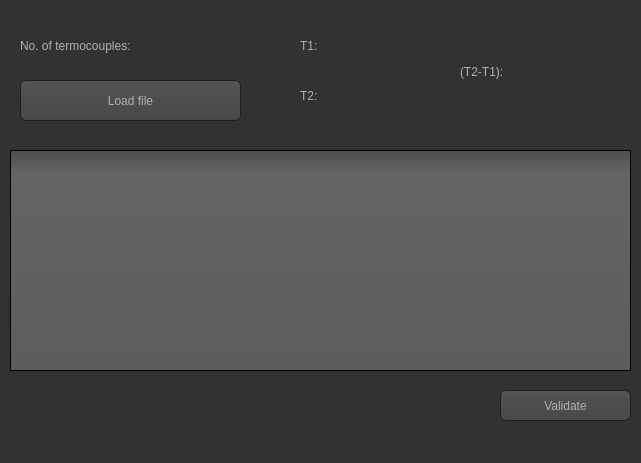
<?xml version="1.0" encoding="UTF-8"?>
<ui version="4.0">
 <class>MainWindow</class>
 <widget class="QMainWindow" name="MainWindow">
  <property name="enabled">
   <bool>true</bool>
  </property>
  <property name="geometry">
   <rect>
    <x>0</x>
    <y>0</y>
    <width>641</width>
    <height>463</height>
   </rect>
  </property>
  <property name="windowTitle">
   <string notr="true">DEMO</string>
  </property>
  <property name="styleSheet">
   <string notr="true">QToolTip
{
     border: 1px solid black;
     background-color: #ffa02f;
     padding: 1px;
     border-radius: 3px;
     opacity: 100;
}

QWidget
{
    color: #b1b1b1;
    background-color: #323232;
}

QTreeView, QListView
{
    background-color: silver;
    margin-left: 5px;
}

QWidget:item:hover
{
    background-color: QLinearGradient( x1: 0, y1: 0, x2: 0, y2: 1, stop: 0 #ffa02f, stop: 1 #ca0619);
    color: #000000;
}

QWidget:item:selected
{
    background-color: QLinearGradient( x1: 0, y1: 0, x2: 0, y2: 1, stop: 0 #ffa02f, stop: 1 #d7801a);
}

QMenuBar::item
{
    background: transparent;
}

QMenuBar::item:selected
{
    background: transparent;
    border: 1px solid #ffaa00;
}

QMenuBar::item:pressed
{
    background: #444;
    border: 1px solid #000;
    background-color: QLinearGradient(
        x1:0, y1:0,
        x2:0, y2:1,
        stop:1 #212121,
        stop:0.4 #343434/*,
        stop:0.2 #343434,
        stop:0.1 #ffaa00*/
    );
    margin-bottom:-1px;
    padding-bottom:1px;
}

QMenu
{
    border: 1px solid #000;
}

QMenu::item
{
    padding: 2px 20px 2px 20px;
}

QMenu::item:selected
{
    color: #000000;
}

QWidget:disabled
{
    color: #808080;
    background-color: #323232;
}

QAbstractItemView
{
    background-color: QLinearGradient( x1: 0, y1: 0, x2: 0, y2: 1, stop: 0 #4d4d4d, stop: 0.1 #646464, stop: 1 #5d5d5d);
}

QWidget:focus
{
    /*border: 1px solid darkgray;*/
}

QLineEdit
{
    background-color: QLinearGradient( x1: 0, y1: 0, x2: 0, y2: 1, stop: 0 #4d4d4d, stop: 0 #646464, stop: 1 #5d5d5d);
    padding: 1px;
    border-style: solid;
    border: 1px solid #1e1e1e;
    border-radius: 5;
}

QPushButton
{
    color: #b1b1b1;
    background-color: QLinearGradient( x1: 0, y1: 0, x2: 0, y2: 1, stop: 0 #565656, stop: 0.1 #525252, stop: 0.5 #4e4e4e, stop: 0.9 #4a4a4a, stop: 1 #464646);
    border-width: 1px;
    border-color: #1e1e1e;
    border-style: solid;
    border-radius: 6;
    padding: 3px;
    font-size: 12px;
    padding-left: 5px;
    padding-right: 5px;
    min-width: 40px;
}

QPushButton:pressed
{
    background-color: QLinearGradient( x1: 0, y1: 0, x2: 0, y2: 1, stop: 0 #2d2d2d, stop: 0.1 #2b2b2b, stop: 0.5 #292929, stop: 0.9 #282828, stop: 1 #252525);
}

QComboBox
{
    selection-background-color: #ffaa00;
    background-color: QLinearGradient( x1: 0, y1: 0, x2: 0, y2: 1, stop: 0 #565656, stop: 0.1 #525252, stop: 0.5 #4e4e4e, stop: 0.9 #4a4a4a, stop: 1 #464646);
    border-style: solid;
    border: 1px solid #1e1e1e;
    border-radius: 5;
}

QComboBox:hover,QPushButton:hover
{
    border: 2px solid QLinearGradient( x1: 0, y1: 0, x2: 0, y2: 1, stop: 0 #ffa02f, stop: 1 #d7801a);
}


QComboBox:on
{
    padding-top: 3px;
    padding-left: 4px;
    background-color: QLinearGradient( x1: 0, y1: 0, x2: 0, y2: 1, stop: 0 #2d2d2d, stop: 0.1 #2b2b2b, stop: 0.5 #292929, stop: 0.9 #282828, stop: 1 #252525);
    selection-background-color: #ffaa00;
}

QComboBox QAbstractItemView
{
    border: 2px solid darkgray;
    selection-background-color: QLinearGradient( x1: 0, y1: 0, x2: 0, y2: 1, stop: 0 #ffa02f, stop: 1 #d7801a);
}

QComboBox::drop-down
{
     subcontrol-origin: padding;
     subcontrol-position: top right;
     width: 15px;

     border-left-width: 0px;
     border-left-color: darkgray;
     border-left-style: solid; /* just a single line */
     border-top-right-radius: 3px; /* same radius as the QComboBox */
     border-bottom-right-radius: 3px;
 }

QComboBox::down-arrow
{
     image: url(:/dark_orange/img/down_arrow.png);
}

QGroupBox
{
    border: 1px solid darkgray;
    margin-top: 10px;
}

QGroupBox:focus
{
    border: 1px solid darkgray;
}

QTextEdit:focus
{
    border: 1px solid darkgray;
}

QScrollBar:horizontal {
     border: 1px solid #222222;
     background: QLinearGradient( x1: 0, y1: 0, x2: 0, y2: 1, stop: 0.0 #121212, stop: 0.2 #282828, stop: 1 #484848);
     height: 7px;
     margin: 0px 16px 0 16px;
}

QScrollBar::handle:horizontal
{
      background: QLinearGradient( x1: 0, y1: 0, x2: 1, y2: 0, stop: 0 #ffa02f, stop: 0.5 #d7801a, stop: 1 #ffa02f);
      min-height: 20px;
      border-radius: 2px;
}

QScrollBar::add-line:horizontal {
      border: 1px solid #1b1b19;
      border-radius: 2px;
      background: QLinearGradient( x1: 0, y1: 0, x2: 1, y2: 0, stop: 0 #ffa02f, stop: 1 #d7801a);
      width: 14px;
      subcontrol-position: right;
      subcontrol-origin: margin;
}

QScrollBar::sub-line:horizontal {
      border: 1px solid #1b1b19;
      border-radius: 2px;
      background: QLinearGradient( x1: 0, y1: 0, x2: 1, y2: 0, stop: 0 #ffa02f, stop: 1 #d7801a);
      width: 14px;
     subcontrol-position: left;
     subcontrol-origin: margin;
}

QScrollBar::right-arrow:horizontal, QScrollBar::left-arrow:horizontal
{
      border: 1px solid black;
      width: 1px;
      height: 1px;
      background: white;
}

QScrollBar::add-page:horizontal, QScrollBar::sub-page:horizontal
{
      background: none;
}

QScrollBar:vertical
{
      background: QLinearGradient( x1: 0, y1: 0, x2: 1, y2: 0, stop: 0.0 #121212, stop: 0.2 #282828, stop: 1 #484848);
      width: 7px;
      margin: 16px 0 16px 0;
      border: 1px solid #222222;
}

QScrollBar::handle:vertical
{
      background: QLinearGradient( x1: 0, y1: 0, x2: 0, y2: 1, stop: 0 #ffa02f, stop: 0.5 #d7801a, stop: 1 #ffa02f);
      min-height: 20px;
      border-radius: 2px;
}

QScrollBar::add-line:vertical
{
      border: 1px solid #1b1b19;
      border-radius: 2px;
      background: QLinearGradient( x1: 0, y1: 0, x2: 0, y2: 1, stop: 0 #ffa02f, stop: 1 #d7801a);
      height: 14px;
      subcontrol-position: bottom;
      subcontrol-origin: margin;
}

QScrollBar::sub-line:vertical
{
      border: 1px solid #1b1b19;
      border-radius: 2px;
      background: QLinearGradient( x1: 0, y1: 0, x2: 0, y2: 1, stop: 0 #d7801a, stop: 1 #ffa02f);
      height: 14px;
      subcontrol-position: top;
      subcontrol-origin: margin;
}

QScrollBar::up-arrow:vertical, QScrollBar::down-arrow:vertical
{
      border: 1px solid black;
      width: 1px;
      height: 1px;
      background: white;
}


QScrollBar::add-page:vertical, QScrollBar::sub-page:vertical
{
      background: none;
}

QTextEdit
{
    background-color: #242424;
}

QPlainTextEdit
{
    background-color: #242424;
}

QHeaderView::section
{
    background-color: QLinearGradient(x1:0, y1:0, x2:0, y2:1, stop:0 #616161, stop: 0.5 #505050, stop: 0.6 #434343, stop:1 #656565);
    color: white;
    padding-left: 4px;
    border: 1px solid #6c6c6c;
}

QCheckBox:disabled
{
color: #414141;
}

QDockWidget::title
{
    text-align: center;
    spacing: 3px; /* spacing between items in the tool bar */
    background-color: QLinearGradient(x1:0, y1:0, x2:0, y2:1, stop:0 #323232, stop: 0.5 #242424, stop:1 #323232);
}

QDockWidget::close-button, QDockWidget::float-button
{
    text-align: center;
    spacing: 1px; /* spacing between items in the tool bar */
    background-color: QLinearGradient(x1:0, y1:0, x2:0, y2:1, stop:0 #323232, stop: 0.5 #242424, stop:1 #323232);
}

QDockWidget::close-button:hover, QDockWidget::float-button:hover
{
    background: #242424;
}

QDockWidget::close-button:pressed, QDockWidget::float-button:pressed
{
    padding: 1px -1px -1px 1px;
}

QMainWindow::separator
{
    background-color: QLinearGradient(x1:0, y1:0, x2:0, y2:1, stop:0 #161616, stop: 0.5 #151515, stop: 0.6 #212121, stop:1 #343434);
    color: white;
    padding-left: 4px;
    border: 1px solid #4c4c4c;
    spacing: 3px; /* spacing between items in the tool bar */
}

QMainWindow::separator:hover
{

    background-color: QLinearGradient(x1:0, y1:0, x2:0, y2:1, stop:0 #d7801a, stop:0.5 #b56c17 stop:1 #ffa02f);
    color: white;
    padding-left: 4px;
    border: 1px solid #6c6c6c;
    spacing: 3px; /* spacing between items in the tool bar */
}

QToolBar::handle
{
     spacing: 3px; /* spacing between items in the tool bar */
     background: url(:/dark_orange/img/handle.png);
}

QMenu::separator
{
    height: 2px;
    background-color: QLinearGradient(x1:0, y1:0, x2:0, y2:1, stop:0 #161616, stop: 0.5 #151515, stop: 0.6 #212121, stop:1 #343434);
    color: white;
    padding-left: 4px;
    margin-left: 10px;
    margin-right: 5px;
}

QProgressBar
{
    border: 2px solid grey;
    border-radius: 5px;
    text-align: center;
}

QProgressBar::chunk
{
    background-color: #d7801a;
    width: 2.15px;
    margin: 0.5px;
}

QTabBar::tab {
    color: #b1b1b1;
    border: 1px solid #444;
    border-bottom-style: none;
    background-color: #323232;
    padding-left: 10px;
    padding-right: 10px;
    padding-top: 3px;
    padding-bottom: 2px;
    margin-right: -1px;
}

QTabWidget::pane {
    border: 1px solid #444;
    top: 1px;
}

QTabBar::tab:last
{
    margin-right: 0; /* the last selected tab has nothing to overlap with on the right */
    border-top-right-radius: 3px;
}

QTabBar::tab:first:!selected
{
 margin-left: 0px; /* the last selected tab has nothing to overlap with on the right */


    border-top-left-radius: 3px;
}

QTabBar::tab:!selected
{
    color: #b1b1b1;
    border-bottom-style: solid;
    margin-top: 3px;
    background-color: QLinearGradient(x1:0, y1:0, x2:0, y2:1, stop:1 #212121, stop:.4 #343434);
}

QTabBar::tab:selected
{
    border-top-left-radius: 3px;
    border-top-right-radius: 3px;
    margin-bottom: 0px;
}

QTabBar::tab:!selected:hover
{
    /*border-top: 2px solid #ffaa00;
    padding-bottom: 3px;*/
    border-top-left-radius: 3px;
    border-top-right-radius: 3px;
    background-color: QLinearGradient(x1:0, y1:0, x2:0, y2:1, stop:1 #212121, stop:0.4 #343434, stop:0.2 #343434, stop:0.1 #ffaa00);
}

QRadioButton::indicator:checked, QRadioButton::indicator:unchecked{
    color: #b1b1b1;
    background-color: #323232;
    border: 1px solid #b1b1b1;
    border-radius: 6px;
}

QRadioButton::indicator:checked
{
    background-color: qradialgradient(
        cx: 0.5, cy: 0.5,
        fx: 0.5, fy: 0.5,
        radius: 1.0,
        stop: 0.25 #ffaa00,
        stop: 0.3 #323232
    );
}

QCheckBox::indicator{
    color: #b1b1b1;
    background-color: #323232;
    border: 1px solid #b1b1b1;
    width: 9px;
    height: 9px;
}

QRadioButton::indicator
{
    border-radius: 6px;
}

QRadioButton::indicator:hover, QCheckBox::indicator:hover
{
    border: 1px solid #ffaa00;
}

QCheckBox::indicator:checked
{
    image:url(:/dark_orange/img/checkbox.png);
}

QCheckBox::indicator:disabled, QRadioButton::indicator:disabled
{
    border: 1px solid #444;
}


QSlider::groove:horizontal {
    border: 1px solid #3A3939;
    height: 8px;
    background: #201F1F;
    margin: 2px 0;
    border-radius: 2px;
}

QSlider::handle:horizontal {
    background: QLinearGradient( x1: 0, y1: 0, x2: 0, y2: 1,
      stop: 0.0 silver, stop: 0.2 #a8a8a8, stop: 1 #727272);
    border: 1px solid #3A3939;
    width: 14px;
    height: 14px;
    margin: -4px 0;
    border-radius: 2px;
}

QSlider::groove:vertical {
    border: 1px solid #3A3939;
    width: 8px;
    background: #201F1F;
    margin: 0 0px;
    border-radius: 2px;
}

QSlider::handle:vertical {
    background: QLinearGradient( x1: 0, y1: 0, x2: 0, y2: 1, stop: 0.0 silver,
      stop: 0.2 #a8a8a8, stop: 1 #727272);
    border: 1px solid #3A3939;
    width: 14px;
    height: 14px;
    margin: 0 -4px;
    border-radius: 2px;
}

QAbstractSpinBox {
    padding-top: 2px;
    padding-bottom: 2px;
    border: 1px solid darkgray;

    border-radius: 2px;
    min-width: 50px;
}
</string>
  </property>
  <widget class="QWidget" name="centralwidget">
   <property name="enabled">
    <bool>true</bool>
   </property>
   <property name="acceptDrops">
    <bool>false</bool>
   </property>
   <widget class="QTableView" name="table">
    <property name="geometry">
     <rect>
      <x>10</x>
      <y>150</y>
      <width>621</width>
      <height>221</height>
     </rect>
    </property>
   </widget>
   <widget class="QPushButton" name="validation_btn">
    <property name="geometry">
     <rect>
      <x>500</x>
      <y>390</y>
      <width>131</width>
      <height>31</height>
     </rect>
    </property>
    <property name="styleSheet">
     <string notr="true">font: 14pt &quot;Century Gothic&quot;;</string>
    </property>
    <property name="text">
     <string>Validate</string>
    </property>
   </widget>
   <widget class="QLabel" name="validation_label">
    <property name="geometry">
     <rect>
      <x>10</x>
      <y>390</y>
      <width>481</width>
      <height>31</height>
     </rect>
    </property>
    <property name="styleSheet">
     <string notr="true"/>
    </property>
    <property name="text">
     <string/>
    </property>
    <property name="alignment">
     <set>Qt::AlignCenter</set>
    </property>
   </widget>
   <widget class="QLabel" name="label">
    <property name="geometry">
     <rect>
      <x>20</x>
      <y>30</y>
      <width>201</width>
      <height>31</height>
     </rect>
    </property>
    <property name="styleSheet">
     <string notr="true">font: 14pt &quot;Century Gothic&quot;;</string>
    </property>
    <property name="text">
     <string>No. of termocouples:</string>
    </property>
   </widget>
   <widget class="QLabel" name="label_3">
    <property name="geometry">
     <rect>
      <x>300</x>
      <y>30</y>
      <width>31</width>
      <height>31</height>
     </rect>
    </property>
    <property name="styleSheet">
     <string notr="true">font: 14pt &quot;Century Gothic&quot;;</string>
    </property>
    <property name="text">
     <string>T1:</string>
    </property>
   </widget>
   <widget class="QLabel" name="label_4">
    <property name="geometry">
     <rect>
      <x>300</x>
      <y>80</y>
      <width>31</width>
      <height>31</height>
     </rect>
    </property>
    <property name="styleSheet">
     <string notr="true">font: 14pt &quot;Century Gothic&quot;;</string>
    </property>
    <property name="text">
     <string>T2:</string>
    </property>
   </widget>
   <widget class="QLabel" name="termocouple_number">
    <property name="geometry">
     <rect>
      <x>220</x>
      <y>30</y>
      <width>51</width>
      <height>31</height>
     </rect>
    </property>
    <property name="styleSheet">
     <string notr="true">font: 14pt &quot;Century Gothic&quot;;</string>
    </property>
    <property name="text">
     <string/>
    </property>
   </widget>
   <widget class="QLabel" name="start_time">
    <property name="geometry">
     <rect>
      <x>340</x>
      <y>30</y>
      <width>81</width>
      <height>31</height>
     </rect>
    </property>
    <property name="styleSheet">
     <string notr="true">font: 14pt &quot;Century Gothic&quot;;</string>
    </property>
    <property name="text">
     <string/>
    </property>
   </widget>
   <widget class="QLabel" name="stop_time">
    <property name="geometry">
     <rect>
      <x>340</x>
      <y>80</y>
      <width>81</width>
      <height>31</height>
     </rect>
    </property>
    <property name="styleSheet">
     <string notr="true">font: 14pt &quot;Century Gothic&quot;;</string>
    </property>
    <property name="text">
     <string/>
    </property>
   </widget>
   <widget class="QLabel" name="label_9">
    <property name="geometry">
     <rect>
      <x>460</x>
      <y>56</y>
      <width>61</width>
      <height>31</height>
     </rect>
    </property>
    <property name="styleSheet">
     <string notr="true">font: 14pt &quot;Century Gothic&quot;;</string>
    </property>
    <property name="text">
     <string>(T2-T1):</string>
    </property>
   </widget>
   <widget class="QLabel" name="time_delta">
    <property name="geometry">
     <rect>
      <x>530</x>
      <y>56</y>
      <width>91</width>
      <height>31</height>
     </rect>
    </property>
    <property name="styleSheet">
     <string notr="true">font: 75 16pt &quot;Century Gothic&quot;;
color: rgb(20, 125, 0)
</string>
    </property>
    <property name="text">
     <string/>
    </property>
    <property name="alignment">
     <set>Qt::AlignCenter</set>
    </property>
   </widget>
   <widget class="QPushButton" name="load_btn">
    <property name="geometry">
     <rect>
      <x>20</x>
      <y>80</y>
      <width>221</width>
      <height>41</height>
     </rect>
    </property>
    <property name="styleSheet">
     <string notr="true">font: 75 14pt &quot;Century Gothic&quot;;</string>
    </property>
    <property name="text">
     <string>Load file</string>
    </property>
   </widget>
  </widget>
  <widget class="QMenuBar" name="menubar">
   <property name="geometry">
    <rect>
     <x>0</x>
     <y>0</y>
     <width>641</width>
     <height>21</height>
    </rect>
   </property>
  </widget>
  <widget class="QStatusBar" name="statusbar"/>
 </widget>
 <resources/>
 <connections/>
</ui>
